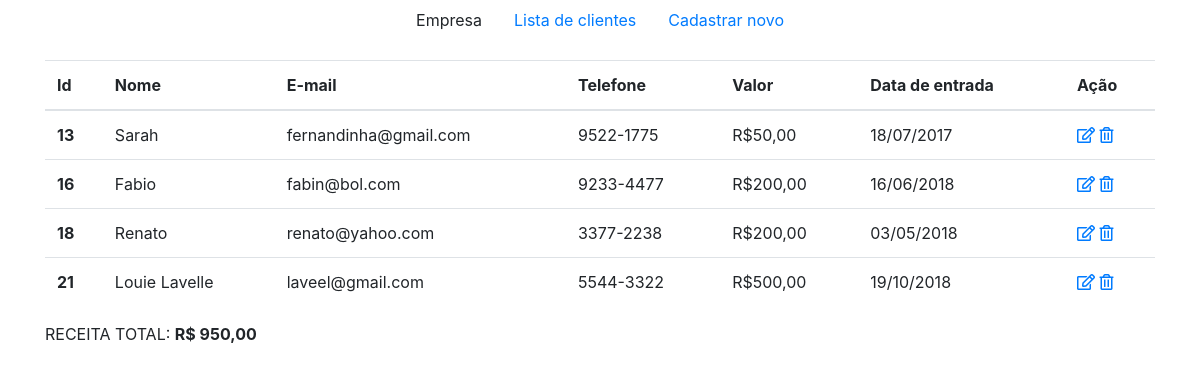
The page / on the database its author committed.
### tables this page shows
CREATE TABLE `users` (
  `id` int(99) NOT NULL,
  `nome` varchar(9999) NOT NULL,
  `email` varchar(9999) NOT NULL,
  `telefone` varchar(9999) NOT NULL,
  `valor` varchar(9999) NOT NULL,
  `data` varchar(999) NOT NULL
);

### index.php (the view, shortened to what this page needs)
<!DOCTYPE html>
<html>
<head>
	<link rel="stylesheet" href="https://stackpath.bootstrapcdn.com/bootstrap/4.1.3/css/bootstrap.min.css">
	<link rel="stylesheet" href="https://use.fontawesome.com/releases/v5.4.1/css/all.css">
	<link rel="stylesheet" href="main.css">
</head>
<body>
	<ul class="nav justify-content-center">
  <li class="nav-item">
  	<a class="nav-link disabled">Empresa</a>
  </li>
  <li class="nav-item">
    <a class="nav-link active" href="index.php">Lista de clientes</a>
  </li>
  <li class="nav-item">
    <a class="nav-link" href="cadastro.php">Cadastrar novo</a>
  </li>
</ul>
<div class="container space_control">
 <table class='table'>
		  <thead>
		    <tr>
		      <th scope='col'>Id</th>
		      <th scope='col'>Nome</th>
		      <th scope='col'>E-mail</th>
		      <th scope='col'>Telefone</th>
		      <th scope='col'>Valor</th>
		      <th scope='col'>Data de entrada</th>
		      <th scope='col'>Ação</th>
		    </tr>
		  </thead>
<?php
include("conecta.php");
$conn = new mysqli($servername, $username, $password, $database);
$sql = "SELECT * FROM users";
$result = $conn->query($sql);
$total = 0;
if ($result->num_rows > 0) {
    while($row = $result->fetch_assoc()) {
    	$total += $row['valor'];
        echo "
       	<tr>
      	<th scope='row'>" . $row["id"]. "</th>
      	<td>". $row["nome"]."</td>
      	<td>". $row["email"]."</td>
      	<td>". $row["telefone"]."</td>
      	<td>R$". $row["valor"].",00</td>
      	<td>". $row["data"]."</td>
      	<td>
      	<a href='atualiza.php?id=".$row["id"]."'><i class='far fa-edit'></i></a>
      	<a href='delete.php?id=".$row["id"]."' onclick='return checkDelete()'><i class='far fa-trash-alt'></i></a>
      	</td>
    	</tr>
        ";
    }
} else {
    echo "<button type='button' class='btn btn-danger'>Nenhum registro encontrado</button><br><br>";
}
?>
</table>
<?php echo "RECEITA TOTAL: <b>R$ ". $total.",00</b>";?>
</div>
</body>
</html>

### main.css (style rules this page uses)
.space_control { margin-top:20px; }

### rows shown on the page
users: id "13", nome "Sarah", email "fernandinha@gmail.com", telefone "9522-1775", valor "50", data "18/07/2017"
users: id "16", nome "Fabio", email "fabin@bol.com", telefone "9233-4477", valor "200", data "16/06/2018"
users: id "18", nome "Renato", email "renato@yahoo.com", telefone "3377-2238", valor "200", data "03/05/2018"
users: id "21", nome "Louie Lavelle", email "laveel@gmail.com", telefone "5544-3322", valor "500", data "19/10/2018"

### other values the page prints
$total "950"
